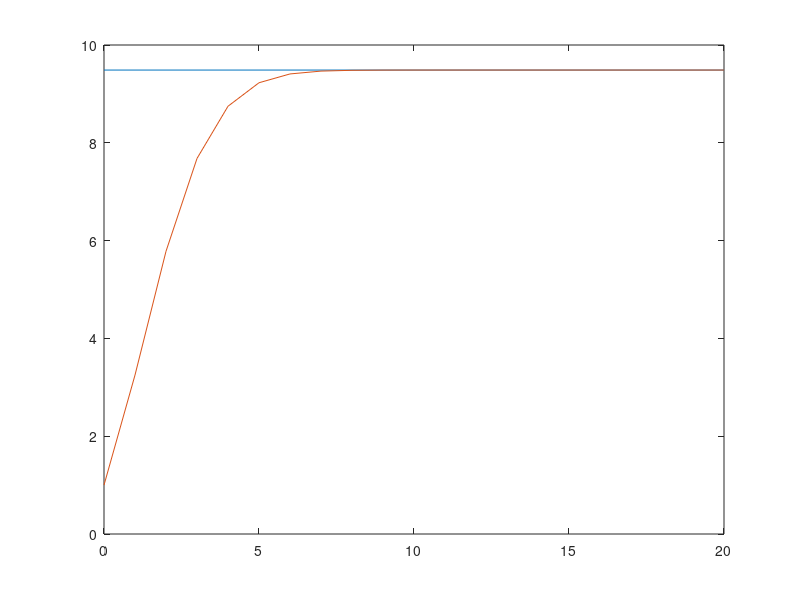

Recreate this plot in MATLAB.
clear;clc;
x=2.25;
m = 20;
xs=zeros(1,m);

taylorSeries = @(x,n) x.^n./factorial(n);
for n=0:m
    xs(n+1) = sum(taylorSeries(x,0:n));
    %percerrpr = abs(((exp(x)-sum(answer))))/exp(x)*100;
    
end
figure
plot([0 m], [9.4877, 9.4877])
hold on
plot(0:m,xs)